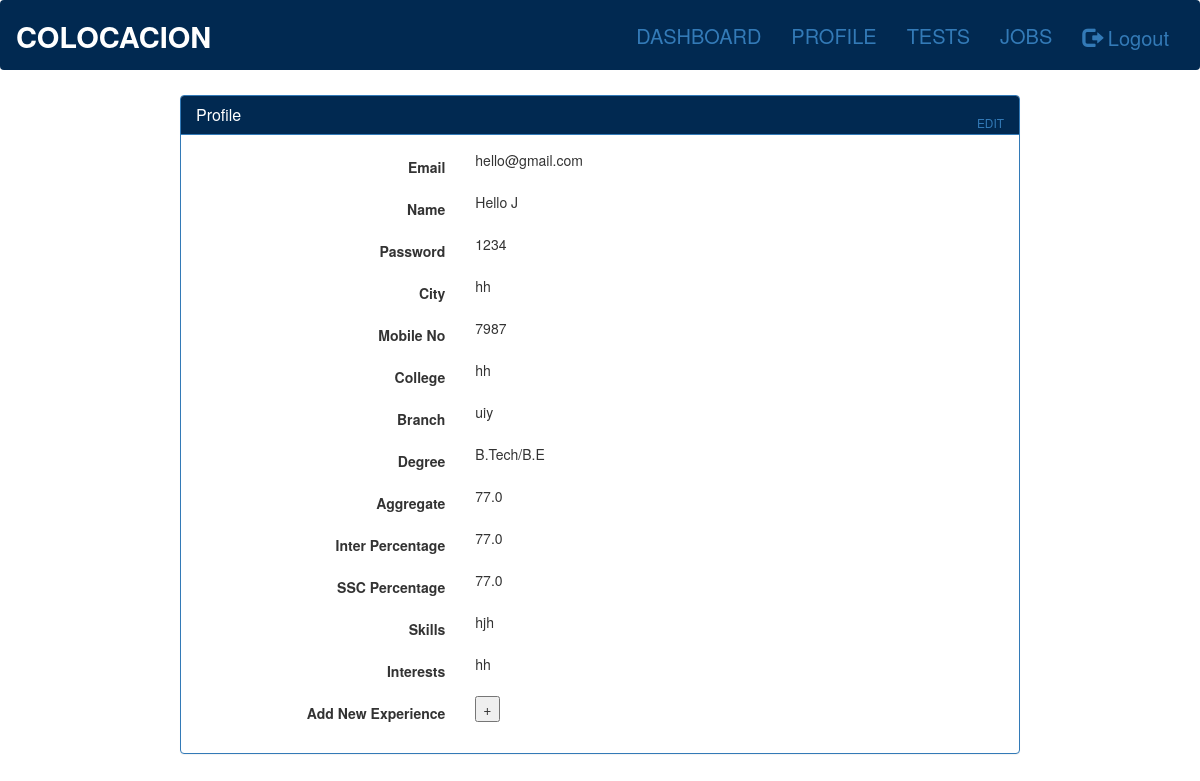
The page /users/profile/ (signed in) on the database its author committed.
### accounts/models.py (models this page shows, shortened)
class UserDetails(models.Model):
	email = models.EmailField(max_length=200, primary_key=True, blank=False)
	name = models.CharField(max_length=200, blank=False)
	password = models.CharField(max_length=100)
	city = models.CharField(max_length=200)
	mobile_num = models.IntegerField()

class UserProfile(models.Model):
	DEGREE = (
        ('B.Tech/B.E', 'Btech'),
        ('B.com', 'Bcom'),
        ('Bsc', 'Bsc'),
        ('M.Tech', 'Mtech'),
        ('Msc', 'Msc'),
        ('B.A.','BA'),
        ('M.B.A','MBA'),
        ('B.B.A', 'BBA'),
    )
	email = models.ForeignKey(UserDetails, on_delete=models.CASCADE)
	college_name = models.CharField(max_length=200)
	branch = models.CharField(max_length=15)
	degree = models.CharField(max_length=10, choices=DEGREE)
	degree_percent = models.DecimalField(max_digits=3, decimal_places=1)
	inter_percent = models.DecimalField(max_digits=3, decimal_places=1)
	ssc_percent = models.DecimalField(max_digits=3, decimal_places=1)
	skills = models.CharField(max_length=300)
	interests = models.CharField(max_length=300)

### users/views.py (the view)
def profile(request):
	if 'email' in request.session:
		userdetails = UserDetails.objects.get(email=request.session['email'])
		userprofile = UserProfile.objects.get(email=request.session['email'])
		return render(request, 'users/profile.html', {'form1':userdetails, 'form2':userprofile})
	else:
		return redirect('/accounts/login')

### users/templates/users/profile.html (shortened to what this page needs)
{% extends 'users/base.html' %}
{% block content %}
<div class="panel panel-primary "  style="margin-top:5px;margin-left:180px;margin-right:180px;" class="mainbox col-md-4 col-md-offset-4 col-sm-8 col-sm-offset-2">
	<div class="panel-heading" style="background-color:#012951">
        	<h3 class="panel-title">Profile</h3>
			 <div style="float:right; font-size: 85%; position: relative; top:-10px;color:white"><a id="signinlink" href="{% url 'users:profileedit' %}">EDIT</a></div>
	</div>
	<div class="panel-body">
        <form id="signupform" class="form-horizontal" role="form" >{% csrf_token %}
                                <div class="form-group ">
                                    <label for="email" class="col-md-4 control-label">Email</label>
                                    <div class="col-md-4">
                                       {{form1.email}}
                                    </div>
                                </div>
								  <div class="form-group">
                                    <label for="name" class="col-md-4 control-label">Name</label>
                                    <div class="col-md-4">
                                        {{form1.name}}
                                    </div>
                                </div>
                                <div class="form-group">
                                    <label for="password" class="col-md-4 control-label">Password</label>
                                    <div class="col-md-4">
                                        {{form1.password}}
                                    </div>
                                </div>
                                    <div class="form-group">
                                    <label for="city" class="col-md-4 control-label">City</label>
                                    <div class="col-md-4">
                                        {{form1.city}}
                                    </div>
                                </div>
								 <div class="form-group">
                                    <label for="mobileno" class="col-md-4 control-label">Mobile No</label>
                                    <div class="col-md-4">
                                        {{form1.mobile_num}}
                                    </div>
                                </div>
								 <div class="form-group">
                                    <label for="clgname" class="col-md-4 control-label">College</label>
                                    <div class="col-md-4">
                                        {{form2.college_name}}
                                    </div>
                                </div>
								<div class="form-group">
                                    <label for="clgname" class="col-md-4 control-label">Branch</label>
                                    <div class="col-md-4">
                                      {{form2.branch}}
                                    </div>
                                </div>
								<div class="form-group">
                                    <label for="degree" class="col-md-4 control-label">Degree</label>
                                    <div class="col-md-4">
                                       {{form2.degree}}
                                    </div>
                                </div>
								<div class="form-group">
                                    <label for="degreepercent" class="col-md-4 control-label">Aggregate</label>
                                    <div class="col-md-4">
                                       {{form2.degree_percent}}
                                    </div>
                                </div>
								<div class="form-group">
                                    <label for="interpercent" class="col-md-4 control-label">Inter Percentage</label>
                                    <div class="col-md-4">
                                        {{form2.inter_percent}}
                                    </div>
                                </div>
								<div class="form-group">
                                    <label for="sscpercent" class="col-md-4 control-label">SSC  Percentage</label>
                                    <div class="col-md-4">
                                       {{form2.ssc_percent}}
                                    </div>
                                </div>
								                                                                <div class="form-group">
                                    <label for="skills" class="col-md-4 control-label">Skills</label>
                                    <div class="col-md-4">
                                      {{form2.skills}}
                                    </div>
                                </div>
                                 <div class="form-group">
                                    <label for="interests" class="col-md-4 control-label">Interests</label>
                                    <div class="col-md-4">
                                        {{form2.interests}}
                                    </div>
                                </div>
                                <div class="form-group">
                                    <label for="experience" class="col-md-4 control-label">Add New Experience</label>
                                    <div class="col-md-4">
                                        <button>+</button>
                                    </div>
                                </div>
	</div>
								</div>
{% endblock %}

### rows shown on the page
UserDetails: email "hello@gmail.com", name "Hello J", password "1234", city "hh", mobile_num "7987"
UserProfile: college_name "hh", branch "uiy", degree "B.Tech/B.E", degree_percent "77.0", inter_percent "77.0", ssc_percent "77.0", skills "hjh", interests "hh"
